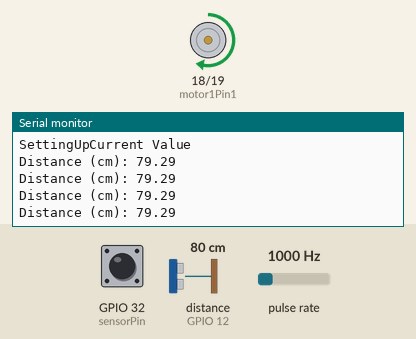
Simulated run of this sketch. Board: ESP32. Shown: motor-driver pin pairs drawn as motors (green arrow = first pin HIGH = forward, orange = second pin HIGH = backward, longer = more drive, scaled by the enable pin), the last lines printed to the serial monitor. Wiring (inferred from the names in the program): ultrasonic range finder: trigger GPIO 13; echo GPIO 12; pulse sensor: data GPIO 23. Inputs (shaded band) come from the test bench; at power-on: GPIO 32 (sensorPin) LOW, distance to the obstacle (sensor on GPIO 12) 80 cm, pulse rate 1000 Hz. The echo pulse lasts 58.3 µs per cm; WiFi joins after 1.5 s; servers stay silent unless stated; uploads are accepted with an empty reply.

Above: at 3.2 s.
3.3 s: GPIO 32 (sensorPin) pulsed HIGH 5 times (0.12 s each, 0.3 s apart)
6.3 s: distance to the obstacle (sensor on GPIO 12) set to 2 cm
At 7.7 s:
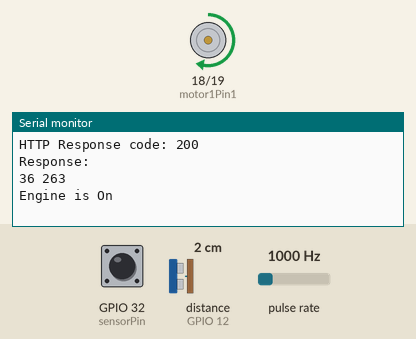
8.2 s: distance to the obstacle (sensor on GPIO 12) set to 120 cm
At 11.8 s:
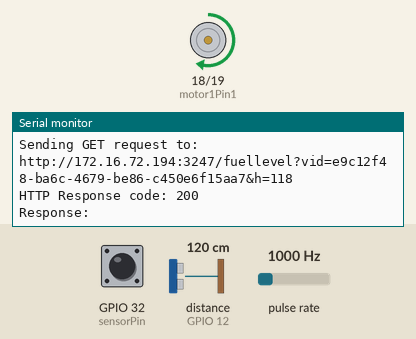

Measured:
- after the input at 8.2 s, the serial monitor: prints a new line after 0.55 s (image 2)

The sketch:

Code.ino
```cpp
#include <WiFi.h>
#include <HTTPClient.h>
int Prevalue;
const char* ssid = "JARVIS";
const char* password = "12345678";
String id="e9c12f48-ba6c-4679-be86-c450e6f15aa7";
const int trigPin = 13;
const int echoPin = 12;
int Flow = 23;
volatile long pulse;
unsigned long lastTime;
float volume;
//define sound speed in cm/uS
#define SOUND_SPEED 0.034
#define CM_TO_INCH 0.393701

long duration;
float distanceCm;
int sensorPin=32;
int motor1Pin1 = 18;
int motor1Pin2 = 19;
int enable1Pin = 21;
const unsigned long durationx = 3000;
const int numReadings = 300;
// Setting PWM properties
const int freq = 30000;
const int pwmChannel = 0;
const int resolution = 8;
int dutyCycle = 150;
float distanceInch;
int isFlow()
{
  pulse=0;
  delay(1000);
  volume = 2.663 * pulse;
  Serial.print(volume);
  Serial.println(" mL/s");
  if(volume!=0)
  {
    Serial.println("Flow Detected...");
    return 1;
  }
  else
  {
    Serial.println("No Flow Detected...");
    return 0;
  }
}

int readSensorFor3Seconds()
{
  unsigned long startTime = millis(); // record the start time
  unsigned long currentTime;
  int sensorReadings[numReadings];
  int index = 0;
  while (millis() - startTime <= durationx && index < numReadings)
  {
    int sensorValue = digitalRead(sensorPin);
    sensorReadings[index] = sensorValue;
    index++;
    delay(10);
  }
  int m=0;
  int n=0;
  for (int i = 0; i < index; i++)
  {
    if(sensorReadings[i]==1)
    {
      m++;
    }
    else if(sensorReadings[i]==0)
    {
      n++;
    }
  }
  Serial.println(String(m)+" "+String(n));
  if(m!=0 and n!=0)
  {
    return 1;
  }
  else
  {
    return 0;
  }
}
void increase()
{
  pulse++;
}
int ChangeinPetrol(int Prev)
{
  Serial.println("Previous : "+String(Prev));
  int Temp,Data=Prev;
  int C;
  do{
  delay(1000);
  digitalWrite(trigPin, LOW);
  delayMicroseconds(2);
  digitalWrite(trigPin, HIGH);
  delayMicroseconds(10);
  digitalWrite(trigPin, LOW);
  duration = pulseIn(echoPin, HIGH);
  distanceCm = duration * SOUND_SPEED/2;
  distanceInch = distanceCm * CM_TO_INCH;
  C=Temp-distanceCm;
  Serial.println("Change : "+String(C));
  Temp=C;
  }while(C>=1);
  Serial.println("Start : "+String(Data)+" End : "+String(distanceCm));
  return distanceCm;
}
void SendReq(String URL)
{
  Serial.println(URL);
  HTTPClient http;
  http.begin(URL);
  Serial.print("Sending GET request to: ");
  Serial.println(URL);
  int httpResponseCode = http.GET();
  if (httpResponseCode > 0)
  {
    Serial.print("HTTP Response code: ");
    Serial.println(httpResponseCode);

    String payload = http.getString();
    Serial.println("Response: " + payload);
  }
  else
  {
    Serial.print("Error code: ");
    Serial.println(httpResponseCode);
  }
  http.end();
}
void UpdateLevel()
{
  int Avg=0;
  for(int x=0;x<3;x++)
  {
    digitalWrite(trigPin, LOW);
    delayMicroseconds(2);
    digitalWrite(trigPin, HIGH);
    delayMicroseconds(10);
    digitalWrite(trigPin, LOW);
    duration = pulseIn(echoPin, HIGH);
    distanceCm = duration * SOUND_SPEED/2;
    distanceInch = distanceCm * CM_TO_INCH;
    Serial.print("Distance (cm): ");
    Serial.println(distanceCm);
    Avg+=distanceCm;
    delay(500);
  }
  String Level=String(Avg/3);
  Serial.println("Change in Level "+String(Prevalue-(Avg/3)));
  if(Prevalue-(Avg/3)>=2)
  {
    Serial.println("Alert Fuel Added");
    Prevalue=ChangeinPetrol((Avg/3));
    Level=Prevalue;
  }
  else
  {
    Prevalue=Avg/3;
  }
  String serverAddress="http://172.16.72.194:3247/fuellevel?vid="+id+"&h="+Level;
  SendReq(serverAddress);
}
void setup()
{
  Serial.begin(115200);
  pinMode(trigPin, OUTPUT);
  pinMode(echoPin, INPUT);
   WiFi.begin(ssid, password);
  while (WiFi.status() != WL_CONNECTED)
  {
    delay(1000);
    Serial.println("Connecting to WiFi...");
  }
  Serial.println("Connected to WiFi");
  Serial.println("SettingUpCurrent Value");
  digitalWrite(trigPin, LOW);
  delayMicroseconds(2);
  digitalWrite(trigPin, HIGH);
  delayMicroseconds(10);
  digitalWrite(trigPin, LOW);
  duration = pulseIn(echoPin, HIGH);
  distanceCm = duration * SOUND_SPEED/2;
  distanceInch = distanceCm * CM_TO_INCH;
  Serial.print("Distance (cm): ");
  Serial.println(distanceCm);
  Prevalue=distanceCm;
  attachInterrupt(digitalPinToInterrupt(Flow), increase, RISING);
  pinMode(sensorPin,INPUT);
  digitalWrite(motor1Pin1, HIGH);
  digitalWrite(motor1Pin2, LOW);
  pinMode(motor1Pin1, OUTPUT);
  pinMode(motor1Pin2, OUTPUT);
  pinMode(enable1Pin, OUTPUT);
  ledcSetup(pwmChannel, freq, resolution);
  ledcAttachPin(enable1Pin, pwmChannel);
  ledcWrite(pwmChannel, dutyCycle);
}
void loop()
{
  UpdateLevel();
  //isFlow();
  if(readSensorFor3Seconds())
  {Serial.println("Engine is On");}
  else
  {
    Serial.println("Engine is Off");
    if(isFlow())
    {
      Serial.println("Fuel Theft....");
    }
    else
    {
      Serial.println("No issues");
    }
  }
  delay(2000);
}
```
